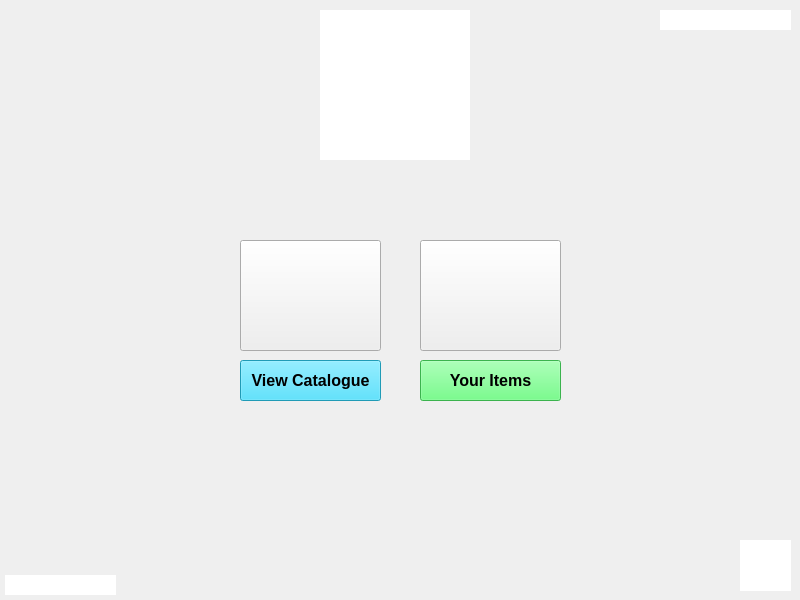
<?xml version="1.0" encoding="UTF-8"?>
<ui version="4.0">
 <class>member_home_screen</class>
 <widget class="QWidget" name="member_home_screen">
  <property name="geometry">
   <rect>
    <x>0</x>
    <y>0</y>
    <width>800</width>
    <height>600</height>
   </rect>
  </property>
  <property name="windowTitle">
   <string>Form</string>
  </property>
  <widget class="QLabel" name="label">
   <property name="geometry">
    <rect>
     <x>660</x>
     <y>10</y>
     <width>131</width>
     <height>20</height>
    </rect>
   </property>
   <property name="styleSheet">
    <string notr="true">background-color: rgb(255, 255, 255);</string>
   </property>
   <property name="text">
    <string/>
   </property>
  </widget>
  <widget class="QPushButton" name="button_img_2">
   <property name="geometry">
    <rect>
     <x>420</x>
     <y>240</y>
     <width>141</width>
     <height>111</height>
    </rect>
   </property>
   <property name="cursor">
    <cursorShape>PointingHandCursor</cursorShape>
   </property>
   <property name="text">
    <string/>
   </property>
   <property name="iconSize">
    <size>
     <width>160</width>
     <height>160</height>
    </size>
   </property>
  </widget>
  <widget class="QLabel" name="label_img">
   <property name="geometry">
    <rect>
     <x>320</x>
     <y>10</y>
     <width>150</width>
     <height>150</height>
    </rect>
   </property>
   <property name="layoutDirection">
    <enum>Qt::LeftToRight</enum>
   </property>
   <property name="styleSheet">
    <string notr="true">background-color: rgb(255, 255, 255);</string>
   </property>
   <property name="text">
    <string/>
   </property>
   <property name="scaledContents">
    <bool>true</bool>
   </property>
  </widget>
  <widget class="QLabel" name="label_img_2">
   <property name="geometry">
    <rect>
     <x>740</x>
     <y>540</y>
     <width>51</width>
     <height>51</height>
    </rect>
   </property>
   <property name="layoutDirection">
    <enum>Qt::LeftToRight</enum>
   </property>
   <property name="styleSheet">
    <string notr="true">background-color: rgb(255, 255, 255);</string>
   </property>
   <property name="text">
    <string/>
   </property>
   <property name="scaledContents">
    <bool>true</bool>
   </property>
  </widget>
  <widget class="QPushButton" name="pushButton">
   <property name="geometry">
    <rect>
     <x>240</x>
     <y>360</y>
     <width>141</width>
     <height>41</height>
    </rect>
   </property>
   <property name="font">
    <font>
     <family>Arial</family>
     <pointsize>12</pointsize>
     <bold>true</bold>
    </font>
   </property>
   <property name="cursor">
    <cursorShape>PointingHandCursor</cursorShape>
   </property>
   <property name="styleSheet">
    <string notr="true">background-color: rgb(45, 217, 255);</string>
   </property>
   <property name="text">
    <string>View Catalogue</string>
   </property>
  </widget>
  <widget class="QPushButton" name="button_img_1">
   <property name="geometry">
    <rect>
     <x>240</x>
     <y>240</y>
     <width>141</width>
     <height>111</height>
    </rect>
   </property>
   <property name="cursor">
    <cursorShape>PointingHandCursor</cursorShape>
   </property>
   <property name="text">
    <string/>
   </property>
   <property name="iconSize">
    <size>
     <width>160</width>
     <height>160</height>
    </size>
   </property>
  </widget>
  <widget class="QPushButton" name="pushButton_2">
   <property name="geometry">
    <rect>
     <x>420</x>
     <y>360</y>
     <width>141</width>
     <height>41</height>
    </rect>
   </property>
   <property name="font">
    <font>
     <family>Arial</family>
     <pointsize>12</pointsize>
     <bold>true</bold>
    </font>
   </property>
   <property name="cursor">
    <cursorShape>PointingHandCursor</cursorShape>
   </property>
   <property name="styleSheet">
    <string notr="true">background-color: rgb(83, 251, 109);</string>
   </property>
   <property name="text">
    <string>Your Items</string>
   </property>
  </widget>
  <widget class="QLabel" name="label_date">
   <property name="geometry">
    <rect>
     <x>5</x>
     <y>575</y>
     <width>111</width>
     <height>20</height>
    </rect>
   </property>
   <property name="styleSheet">
    <string notr="true">background-color: rgb(255, 255, 255);</string>
   </property>
   <property name="text">
    <string/>
   </property>
   <property name="alignment">
    <set>Qt::AlignLeading|Qt::AlignLeft|Qt::AlignVCenter</set>
   </property>
  </widget>
 </widget>
 <resources/>
 <connections/>
</ui>
